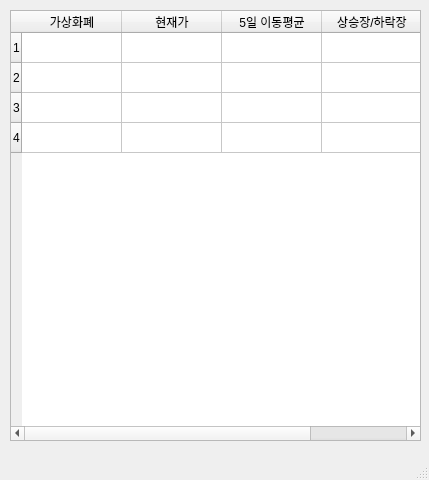
<?xml version="1.0" encoding="UTF-8"?>
<ui version="4.0">
 <class>MainWindow</class>
 <widget class="QMainWindow" name="MainWindow">
  <property name="geometry">
   <rect>
    <x>0</x>
    <y>0</y>
    <width>429</width>
    <height>480</height>
   </rect>
  </property>
  <property name="windowTitle">
   <string>가상화폐 상승/하락장 알리미</string>
  </property>
  <widget class="QWidget" name="centralwidget">
   <widget class="QTableWidget" name="tableWidget">
    <property name="geometry">
     <rect>
      <x>10</x>
      <y>10</y>
      <width>411</width>
      <height>431</height>
     </rect>
    </property>
    <property name="rowCount">
     <number>4</number>
    </property>
    <row/>
    <row/>
    <row/>
    <row/>
    <column>
     <property name="text">
      <string>가상화폐</string>
     </property>
    </column>
    <column>
     <property name="text">
      <string>현재가</string>
     </property>
    </column>
    <column>
     <property name="text">
      <string>5일 이동평균</string>
     </property>
    </column>
    <column>
     <property name="text">
      <string>상승장/하락장</string>
     </property>
    </column>
   </widget>
  </widget>
  <widget class="QMenuBar" name="menubar">
   <property name="geometry">
    <rect>
     <x>0</x>
     <y>0</y>
     <width>429</width>
     <height>21</height>
    </rect>
   </property>
  </widget>
  <widget class="QStatusBar" name="statusbar"/>
 </widget>
 <resources/>
 <connections/>
</ui>
